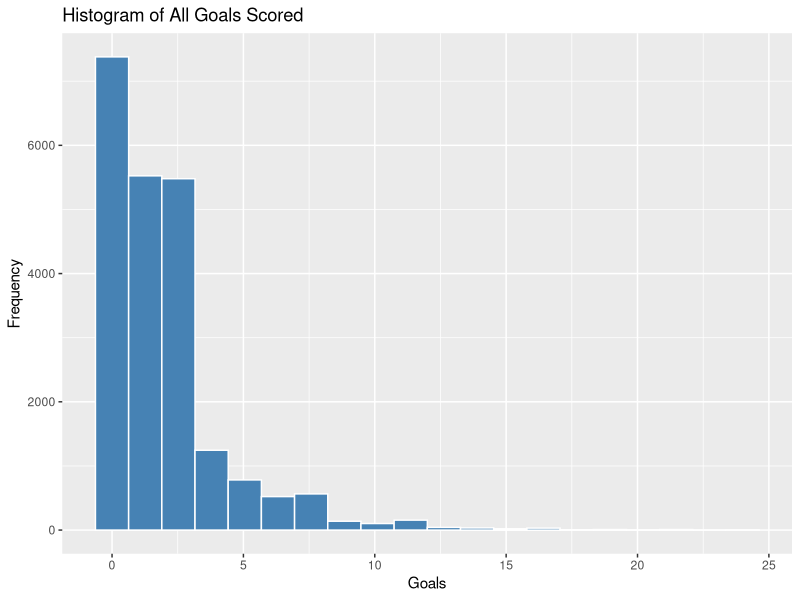
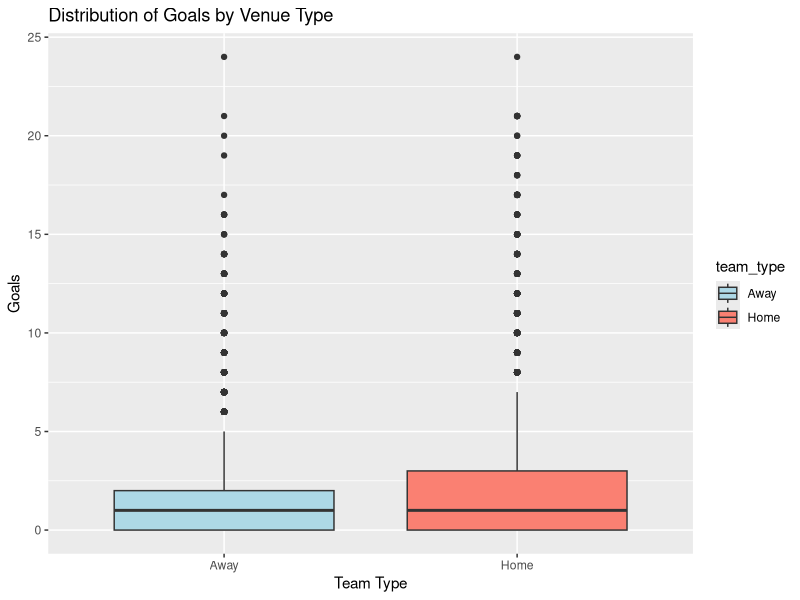
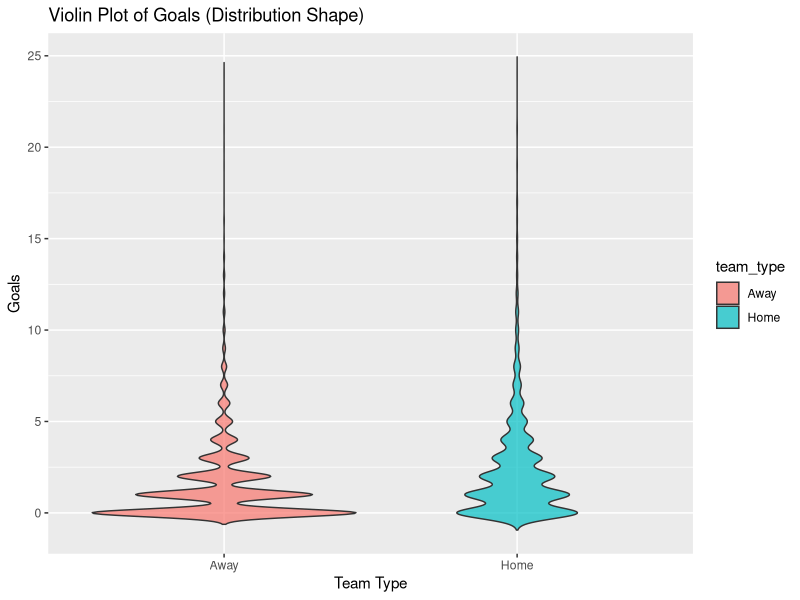
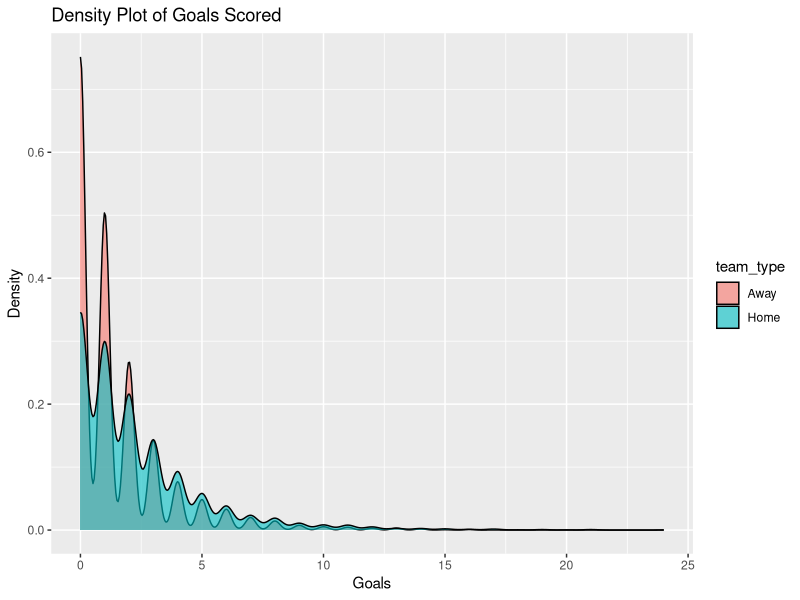

The R source for these figures, in order: (Note: this script raises an error after producing the figures.)
# 1. Loading the packages
library(dplyr)
library(ggplot2)

# 2. Loaded the Data
results     <- read.csv("results.csv")
shootouts   <- read.csv("shootouts.csv")
goalscorers <- read.csv("goalscorers.csv")
# Quick structure check done by me
str(results)
head(results)
#prepared the data for analyst and removed any redundant data
data <- data.frame(
  team_type = c(rep("Home", nrow(results)), rep("Away", nrow(results))),
  goals     = c(results$home_score, results$away_score)
)

data <- na.omit(data)

data$team_type <- factor(data$team_type, levels = c("Away", "Home"))
# 5. Visualisations 


## 5.1 Histogram (Overall)
ggplot(data, aes(x = goals)) +
  geom_histogram(bins = 20, fill = "steelblue", colour = "white") +
  ggtitle("Histogram of All Goals Scored") +
  xlab("Goals") + ylab("Frequency")

## 5.2 Boxplot (Home vs Away)
ggplot(data, aes(team_type, goals, fill = team_type)) +
  geom_boxplot() +
  scale_fill_manual(values = c("lightblue", "salmon")) +
  ggtitle("Distribution of Goals by Venue Type") +
  xlab("Team Type") + ylab("Goals")

## 5.3 Violin Plot (For Advanced visualization)
ggplot(data, aes(team_type, goals, fill = team_type)) +
  geom_violin(trim = FALSE, alpha = 0.7) +
  ggtitle("Violin Plot of Goals (Distribution Shape)") +
  xlab("Team Type") + ylab("Goals")

## 5.4 Density Plot
ggplot(data, aes(goals, fill = team_type)) +
  geom_density(alpha = 0.6) +
  ggtitle("Density Plot of Goals Scored") +
  xlab("Goals") + ylab("Density")

## 5.5 Mean Comparison Bar Chart
ggplot(group_stats, aes(team_type, mean, fill = team_type)) +
  geom_col() +
  ggtitle("Mean Goals by Venue Type") +
  ylab("Mean Goals") +
  scale_fill_manual(values = c("lightblue", "salmon"))
